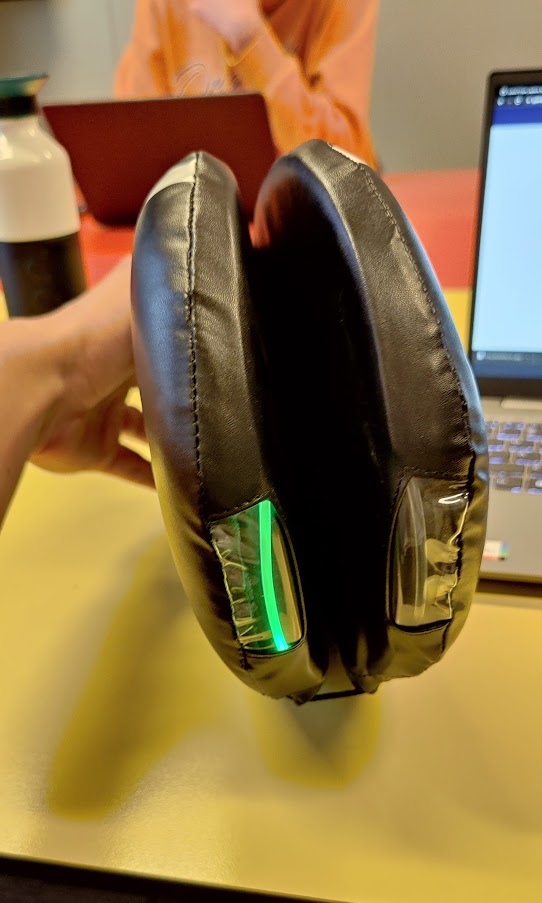
#> input picture experiments/tom_test_pic_1.jpg, 542 x 903 px
$ python tom_test.py --image tom_test_pic_1.jpg
#> lines starting #> are read from the running program, lines starting #| are printed output that depends on the picture; after the words box and inside, x2 and y2 are one past the last pixel; in counts of white or black regions, pixels touching at a corner belong together
# import the necessary packages
import numpy as np
import argparse
import cv2
# construct the argument parse and parse the arguments
ap = argparse.ArgumentParser()
ap.add_argument("-i", "--image", help="path to the image")
args = vars(ap.parse_args())
# load the image
image = cv2.imread(args["image"])
#> image is the input picture: shape (903, 542, 3); mean B, G, R 66.9, 112.9, 140.8

# define the list of boundaries
boundaries = [
    ([0, 220, 0], [249, 249, 200]),
]

# loop over the boundaries
for (lower, upper) in boundaries:
    # create NumPy arrays from the boundaries
    lower = np.array(lower, dtype="uint8")
    upper = np.array(upper, dtype="uint8")
    # find the colors within the specified boundaries and apply
    # the mask
    mask = cv2.inRange(image, lower, upper)
    output = cv2.bitwise_and(image, image, mask=mask)
    # show the images
    cv2.imshow("images", np.hstack([image, output]))
    cv2.waitKey(0)
#> this loop made 1 pass
#> pass 1, `mask = cv2.inRange(image, lower, upper)`:
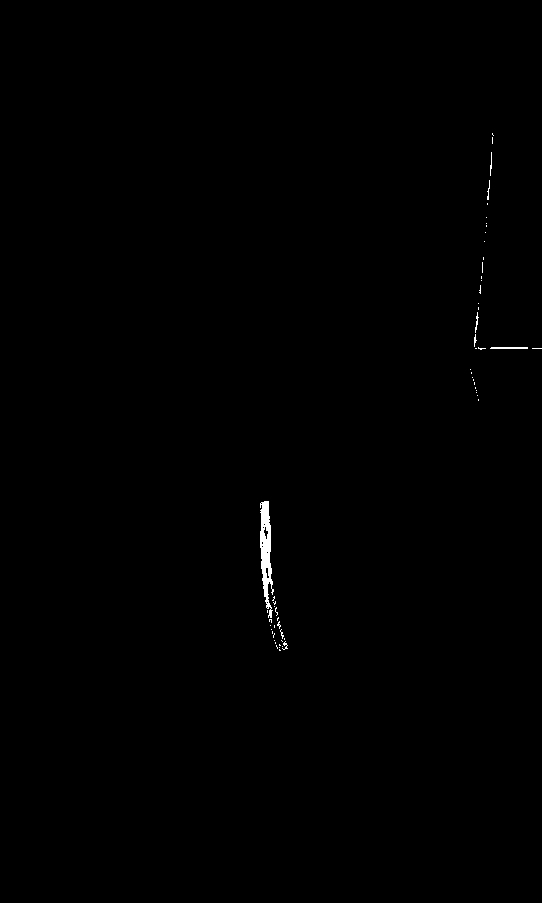
#> mask: shape (903, 542); 0.26% white; 58 white regions (51 under 20 px), largest, box (x1, y1, x2, y2) and area: (260, 501, 274, 618) 878, (490, 347, 528, 349) 75, (475, 312, 479, 333) 32
#> pass 1, `cv2.imshow("images", np.hstack([image, output]))`:
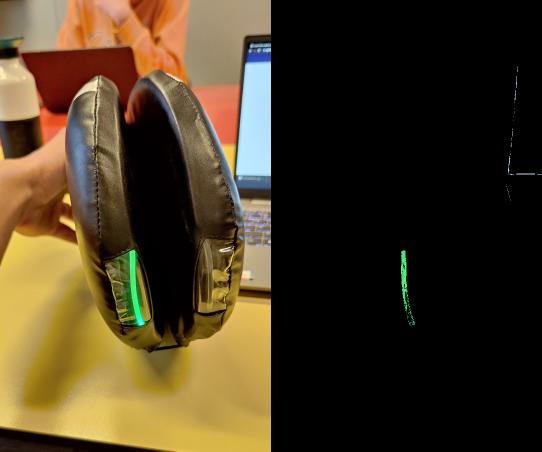
#> window 'images': shape (903, 1084, 3) (shown at 1/2 size); mean B, G, R 33.6, 56.8, 70.5
